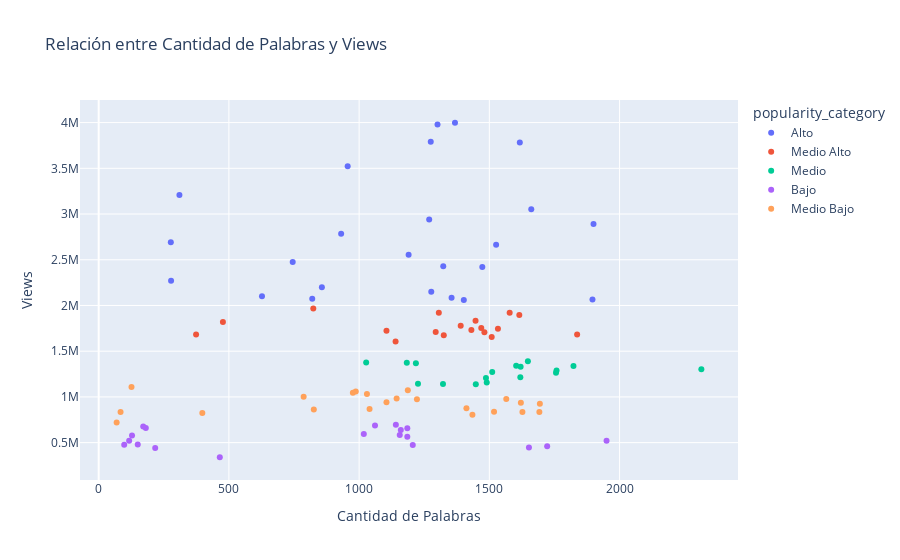
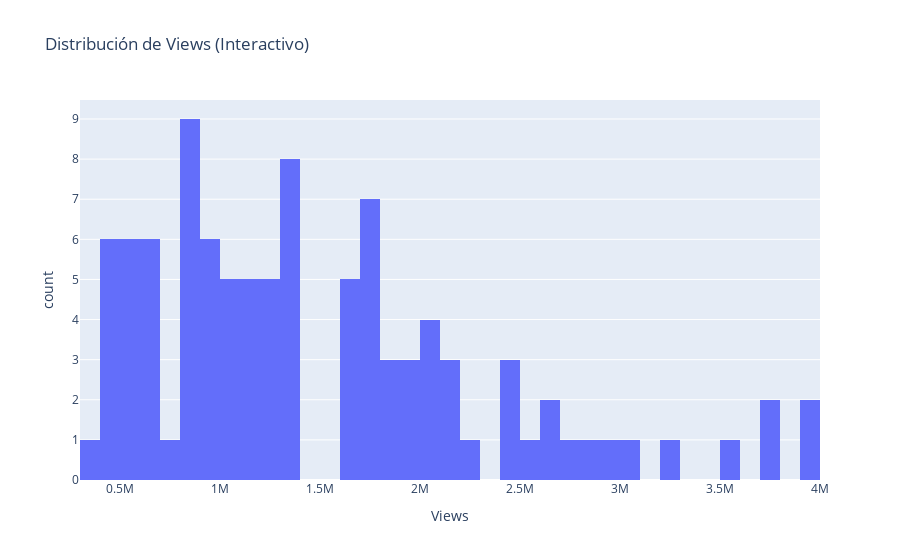

Write notebook code for charts like these, in order.
### Code cell
# === METRICAS DE RENDIMIENTO Y VISUALIZACIONES ===

print("Generando metricas de rendimiento y visualizaciones...")

# Crear visualizaciones usando el metodo del analizador
analyzer.create_visualizations()

# Mostrar informacion sobre las visualizaciones creadas
if 'visualizations' in analyzer.results:
    print("\nVisualizaciones creadas exitosamente:")
    
    # Si hay un clasificador disponible, mostrar importancia de caracteristicas
    if hasattr(analyzer, 'best_model') and 'machine_learning' in analyzer.results:
        models_trained = analyzer.results['machine_learning']['models_trained']
        
        print(f"\nImportancia de caracteristicas del mejor modelo ({analyzer.best_model}):")
        try:
            feature_importance = models_trained.get_feature_importance(analyzer.best_model, top_n=10)
            for i, (feature, importance) in enumerate(feature_importance, 1):
                print(f"  {i:2d}. {feature}: {importance:.4f}")
        except Exception as e:
            print(f"  No se pudo obtener importancia de caracteristicas: {e}")
    
else:
    print("ERROR: No se pudieron crear las visualizaciones")

print("\nAnalisis completo finalizado")

### Figure 1 — Plotly figure (JSON) as saved in the notebook; plotly's stock layout.template omitted (floating-point values rounded to 4 significant figures)
{"data": [{"customdata": [["averting the climate crisis"], ["greening the ghetto"], ["let s teach religion -- all religion -- in schools"], ["a life of purpose"], ["an 11-year-old s magical violin"], ["chemical scum that dream of distant quasars"], ["the real future of space exploration"], ["how technology evolves"], ["the accelerating power of technology"], ["if i controlled the internet"], ["the killer american diet that s sweeping the planet"], ["is this our final century?"], ["in praise of slowness"], ["happiness by design"], ["biomimicry s surprising lessons from nature s engineers"], ["the story of life in photographs"], ["visual illusions that show how we mis think"], ["the gentle genius of bonobos"], ["what separates us from chimpanzees?"], ["the illusion of consciousness"], ["the ghastly tragedy of the suburbs"], ["we can be buddhas"], ["new insights on poverty"], ["inside the world s deepest caves"]], "hovertemplate": "popularity_category=Alto<br>Cantidad de Palabras=%{x}<br>Views=%{y}<br>title_clean=%{customdata[0]}<extra></extra>", "legendgroup": "Alto", "marker": {"color": "#636efa", "symbol": "circle"}, "mode": "markers", "name": "Alto", "orientation": "v", "showlegend": true, "type": "scatter", "x": [956, 1526, 1617, 1368, 310, 1190, 1323, 1402, 1900, 278, 277, 1269, 1661, 857, 1473, 627, 745, 931, 1896, 1301, 1355, 820, 1275, 1277], "xaxis": "x", "y": [3523392, 2664069, 3781244, 3998282, 3207121, 2554136, 2427994, 2060305, 2890159, 2270892, 2690694, 2939152, 3051168, 2199376, 2419765, 2100951, 2475216, 2785153, 2066221, 3978946, 2085779, 2073232, 3789853, 2151331], "yaxis": "y"}, {"customdata": [["simplicity sells"], ["improvising on piano, aged 14"], ["simple designs to save a life"], ["global priorities bigger than climate change"], ["progress is not a zero-sum game"], ["the era of open innovation"], ["my wish let my photographs bear witness"], ["my wish build the encyclopedia of life"], ["the shrimp with a kick!"], ["how we discovered dna"], ["the route to a sustainable future"], ["cradle to cradle design"], ["the electricity metaphor for the web s future"], ["the genesis of google"], ["how brain science will change computing"], ["rethink the desktop with bumptop"], ["dangerous memes"], ["the potential of regenerative medicine"]], "hovertemplate": "popularity_category=Medio Alto<br>Cantidad de Palabras=%{x}<br>Views=%{y}<br>title_clean=%{customdata[0]}<extra></extra>", "legendgroup": "Medio Alto", "marker": {"color": "#EF553B", "symbol": "circle"}, "mode": "markers", "name": "Medio Alto", "orientation": "v", "showlegend": true, "type": "scatter", "x": [1578, 477, 1105, 1481, 1390, 1431, 1509, 1140, 1325, 1306, 1533, 1615, 1294, 1447, 1837, 374, 824, 1469], "xaxis": "x", "y": [1920832, 1818509, 1724438, 1706435, 1777327, 1730835, 1656033, 1607366, 1675050, 1920813, 1746570, 1896812, 1709903, 1832547, 1683291, 1683225, 1966957, 1753602], "yaxis": "y"}, {"customdata": [["behind the design of seattle s library"], ["my wish help me stop pandemics"], ["my wish a call for open-source architecture"], ["organic design, inspired by nature"], ["the birth of wikipedia"], ["the birth of the open-source learning revolution"], ["happiness in body and soul"], ["meet the future of cancer research"], ["my wish manufactured landscapes and green education"], ["how juries are fooled by statistics"], ["four american characters"], ["art with wire, sugar, chocolate and string"], ["swim with the giant sunfish"], ["salvation and profit in greentech"], ["want to help africa? do business here"], ["let s rethink america s military strategy"], ["the web s secret stories"]], "hovertemplate": "popularity_category=Medio<br>Cantidad de Palabras=%{x}<br>Views=%{y}<br>title_clean=%{customdata[0]}<extra></extra>", "legendgroup": "Medio", "marker": {"color": "#00cc96", "symbol": "circle"}, "mode": "markers", "name": "Medio", "orientation": "v", "showlegend": true, "type": "scatter", "x": [1487, 1756, 1603, 1511, 1648, 1448, 1620, 1322, 2314, 1758, 1619, 1027, 1183, 1226, 1218, 1823, 1490], "xaxis": "x", "y": [1208138, 1265297, 1341358, 1272803, 1388802, 1137837, 1329537, 1141552, 1301501, 1287967, 1214012, 1377588, 1373015, 1145381, 1368359, 1338165, 1158455], "yaxis": "y"}, {"customdata": [["my wish a global day of film"], ["one laptop per child"], ["meet the founder of the blog revolution"], ["how mobile phones can fight poverty"], ["why we should invest in a free press"], ["my wish three unusual medical inventions"], ["everyday inventions"], ["software as art"], ["singing what i want"], ["sampling the ocean s dna"], ["casting a spell on the cello"], ["what you ve got"], ["kiteflyer s hill"], ["a comic sendup of ted2006"], ["la vie en rose"], ["why would god create a tsunami?"], ["black men ski"], ["a memorial at ground zero"], ["tour microsoft s virtual earth"]], "hovertemplate": "popularity_category=Bajo<br>Cantidad de Palabras=%{x}<br>Views=%{y}<br>title_clean=%{customdata[0]}<extra></extra>", "legendgroup": "Bajo", "marker": {"color": "#ab63fa", "symbol": "circle"}, "mode": "markers", "name": "Bajo", "orientation": "v", "showlegend": true, "type": "scatter", "x": [1722, 1206, 1185, 1018, 1185, 1950, 1156, 181, 217, 1160, 150, 117, 128, 1141, 98, 1061, 171, 1652, 465], "xaxis": "x", "y": [460994, 473268, 565712, 593410, 658021, 521529, 583922, 660919, 440504, 637249, 480892, 519326, 577966, 695092, 478074, 686498, 677169, 447096, 340241], "yaxis": "y"}, {"customdata": [["invest in africa s own solutions"], ["how to rebuild a broken state"], ["why did i ski to the north pole?"], ["my wish three actions for africa"], ["fight injustice with raw video"], ["the hidden world of shadow cities"], ["photos of endangered cultures"], ["how the ghost map helped end a killer disease"], ["unleash your creativity in a fab lab"], ["my wish rebuilding rwanda"], ["to invent is to give"], ["great cars are great art"], ["design is in the details"], ["a philosophical quest for our biggest problems"], ["the life code that will reshape the future"], ["how architecture can connect us"], ["global warming s theme song, manhattan in january"], ["a mockingbird remix of ted2006"], ["technology s long tail"], ["cape breton fiddling in reel time"], ["human-centered design"], ["what squatter cities can teach us"]], "hovertemplate": "popularity_category=Medio Bajo<br>Cantidad de Palabras=%{x}<br>Views=%{y}<br>title_clean=%{customdata[0]}<extra></extra>", "legendgroup": "Medio Bajo", "marker": {"color": "#FFA15A", "symbol": "circle"}, "mode": "markers", "name": "Medio Bajo", "orientation": "v", "showlegend": true, "type": "scatter", "x": [1030, 1144, 1694, 1627, 787, 1040, 976, 826, 1412, 1621, 1435, 1565, 1105, 1222, 1692, 1518, 69, 398, 987, 84, 1187, 126], "xaxis": "x", "y": [1031469, 981920, 924205, 835982, 1000986, 868103, 1045853, 863250, 875953, 936832, 803724, 978483, 942807, 974810, 834566, 837290, 720170, 823273, 1058574, 835896, 1074003, 1108933], "yaxis": "y"}], "layout": {"legend": {"title": {"text": "popularity_category"}, "tracegroupgap": 0}, "title": {"text": "Relación entre Cantidad de Palabras y Views"}, "xaxis": {"anchor": "y", "domain": [0, 1], "title": {"text": "Cantidad de Palabras"}}, "yaxis": {"anchor": "x", "domain": [0, 1], "title": {"text": "Views"}}}}

### Figure 2 — Plotly figure (JSON) as saved in the notebook; plotly's stock layout.template omitted (floating-point values rounded to 4 significant figures)
{"data": [{"bingroup": "x", "hovertemplate": "Views=%{x}<br>count=%{y}<extra></extra>", "legendgroup": "", "marker": {"color": "#636efa", "pattern": {"shape": ""}}, "name": "", "nbinsx": 50, "orientation": "v", "showlegend": false, "type": "histogram", "x": [3523392, 1920832, 2664069, 1208138, 3781244, 3998282, 460994, 1265297, 1341358, 473268, 1818509, 3207121, 1724438, 1272803, 1388802, 1137837, 565712, 1329537, 2554136, 1141552, 1031469, 593410, 981920, 658021, 2427994, 924205, 1301501, 521529, 835982, 1287967, 2060305, 2890159, 1000986, 2270892, 2690694, 868103, 1706435, 1045853, 2939152, 1777327, 1730835, 863250, 1214012, 583922, 875953, 3051168, 1656033, 1607366, 936832, 803724, 1675050, 978483, 660919, 1920813, 942807, 974810, 2199376, 834566, 2419765, 2100951, 440504, 2475216, 2785153, 1746570, 637249, 1377588, 837290, 2066221, 720170, 480892, 3978946, 1896812, 823273, 1709903, 519326, 577966, 695092, 478074, 686498, 1058574, 835896, 1832547, 677169, 2085779, 1074003, 1108933, 1683291, 1373015, 1145381, 1368359, 1683225, 2073232, 447096, 1338165, 340241, 3789853, 2151331, 1966957, 1753602, 1158455], "xaxis": "x", "yaxis": "y"}], "layout": {"barmode": "relative", "legend": {"tracegroupgap": 0}, "title": {"text": "Distribución de Views (Interactivo)"}, "xaxis": {"anchor": "y", "domain": [0, 1], "title": {"text": "Views"}}, "yaxis": {"anchor": "x", "domain": [0, 1], "title": {"text": "count"}}}}
